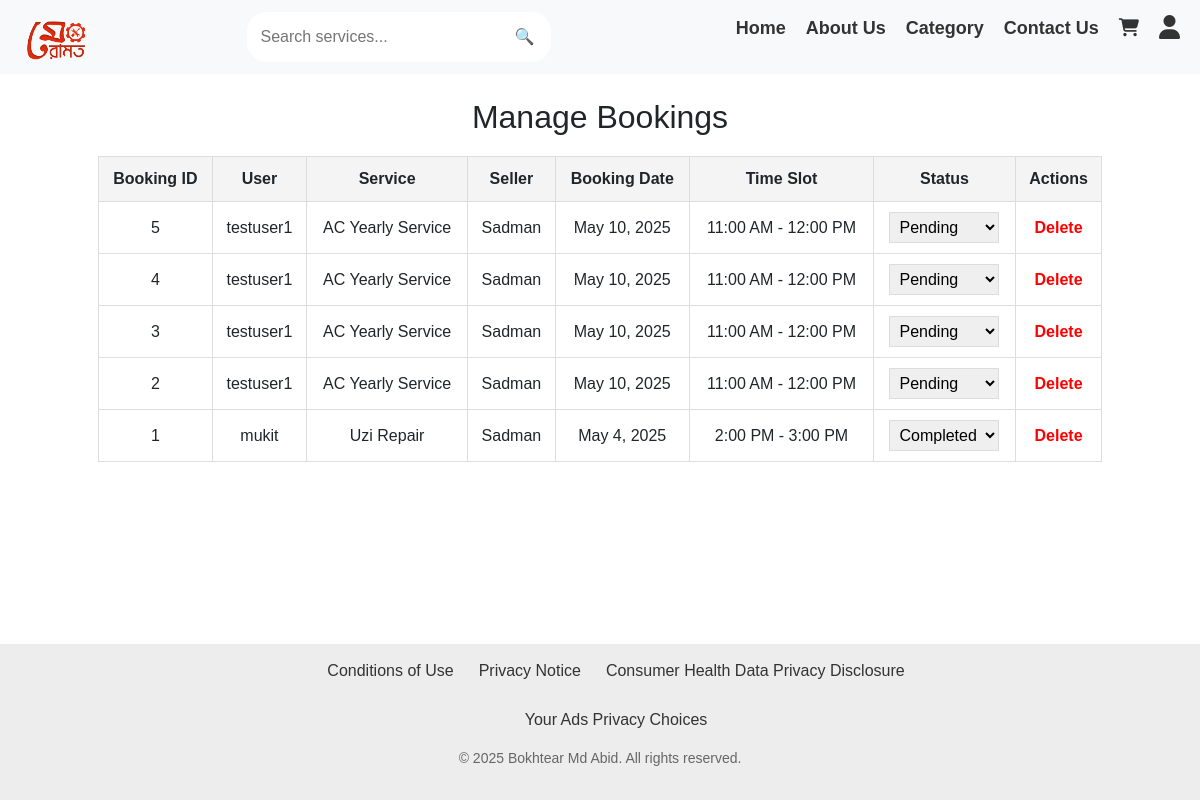
Page /admin-manage-bookings/ (signed in) on the committed database.
### meramotapp/models.py (models this page shows, shortened)
class Booking(models.Model):
    user = models.ForeignKey(settings.AUTH_USER_MODEL, on_delete=models.CASCADE)
    service = models.ForeignKey(Service, on_delete=models.CASCADE)
    date = models.DateField()
    time_slot = models.CharField(max_length=20)  # Example: "10:00 AM - 11:00 AM"
    status = models.CharField(max_length=20, choices=[('Pending', 'Pending'), ('Confirmed', 'Confirmed'), ('Cancelled', 'Cancelled')], default='Pending')
    created_at = models.DateTimeField(auto_now_add=True)

class CustomUser(AbstractUser):
    is_seller = models.BooleanField(default=False)
    is_normal_user = models.BooleanField(default=True)
    mobile_no = models.CharField(max_length=15, unique=True, null=True, blank=True)
    groups = models.ManyToManyField(Group, related_name="customuser_set", blank=True)
    user_permissions = models.ManyToManyField(Permission, related_name="customuser_permissions", blank=True)
    image = models.ImageField(upload_to="sellers/", blank=True, null=True)  # Allow image upload

class Service(models.Model):
    seller = models.ForeignKey(settings.AUTH_USER_MODEL, on_delete=models.CASCADE, limit_choices_to={'is_seller': True})
    category = models.ForeignKey('Category', on_delete=models.CASCADE)
    title = models.CharField(max_length=255)
    description = models.TextField()
    price = models.DecimalField(max_digits=10, decimal_places=2)
    image = models.ImageField(upload_to='service_images', null=True, blank=True)
    location = models.CharField(max_length=255, null=True, blank=True)
    rating = models.FloatField(default=0.0)
    created_at = models.DateTimeField(auto_now_add=True)

### meramotapp/views.py (the view)
# urls.py: path("admin-manage-bookings/", views.admin_manage_booking, name="admin_manage_booking"),
@user_passes_test(is_admin)
def admin_manage_booking(request):
    bookings = Booking.objects.all().order_by('-created_at')
    return render(request, "admin/admin_manage_booking.html", {"bookings": bookings})

### meramotapp/views.py (called while the page is built)
def is_admin(user):
    return user.is_superuser

### templates/admin/admin_manage_booking.html (shortened to what this page needs)
{% extends "base.html" %}
{% load static %}
{% block extra_css %}
<link rel="stylesheet" href="{% static 'css/style_admin_manage_booking.css' %}">
{% endblock %}
{% block content %}
<div class="admin-container">
    <h2>Manage Bookings</h2>
    {% if bookings %}
    <table class="booking-table">
        <tr>
            <th>Booking ID</th>
            <th>User</th>
            <th>Service</th>
            <th>Seller</th>
            <th>Booking Date</th>
            <th>Time Slot</th>
            <th>Status</th>
            <th>Actions</th>
        </tr>
        {% for booking in bookings %}
        <tr>
            <td>{{ booking.id }}</td>
            <td>{{ booking.user.username }}</td>
            <td>{{ booking.service.title }}</td>
            <td>{{ booking.service.seller.username }}</td>
            <td>{{ booking.date }}</td>
            <td>{{ booking.time_slot }}</td>
            <td>
                <form method="POST" action="{% url 'update_booking_status' booking.id %}">
                    <select name="status" onchange="this.form.submit()">
                        <option value="Pending" {% if booking.status == "Pending" %}selected{% endif %}>Pending</option>
                        <option value="Completed" {% if booking.status == "Completed" %}selected{% endif %}>Completed</option>
                    </select>
                </form>
            </td>
            <td>
                <a href="#" class="btn-delete" onclick="confirmDelete({{ booking.id }})">Delete</a>
            </td>
        </tr>
        {% endfor %}
    </table>
    {% else %}
        <p>No bookings available.</p>
    {% endif %}
</div>
{% endblock %}

### static/css/style_admin_manage_booking.css (style rules this page uses)
.admin-container { width: 90%; margin: auto; text-align: center; }
h2 { color: #333; margin-bottom: 20px; }
.booking-table { width: 100%; border-collapse: collapse; margin-top: 20px; }
.booking-table th, .booking-table td { border: 1px solid #ddd; padding: 10px; text-align: center; }
.booking-table th { background-color: #f4f4f4; }
select { padding: 5px; border: 1px solid #ddd; }
.btn-delete { color: red; text-decoration: none; font-weight: bold; }

### templates/navbar.html (style rules this page uses)
* { text-decoration: none; margin: 0; padding: 0; box-sizing: border-box; }

### templates/footer.html (style rules this page uses)
* { margin: 0; padding: 0; text-decoration: none; box-sizing: border-box; }
html, body { height: 100%; display: flex; flex-direction: column; font-family: 'Trebuchet MS', 'Lucida Sans Unicode', 'Lucida Grande', 'Lucida Sans', Arial, sans-serif; }

### rows in the picture
Booking: id "5", user.username "testuser1", service "AC Yearly Service", service.seller.username "Sadman", date "May 10, 2025", time_slot "11:00 AM - 12:00 PM", status "Pending"
Booking: id "4", user.username "testuser1", service "AC Yearly Service", service.seller.username "Sadman", date "May 10, 2025", time_slot "11:00 AM - 12:00 PM", status "Pending"
Booking: id "3", user.username "testuser1", service "AC Yearly Service", service.seller.username "Sadman", date "May 10, 2025", time_slot "11:00 AM - 12:00 PM", status "Pending"
Booking: id "2", user.username "testuser1", service "AC Yearly Service", service.seller.username "Sadman", date "May 10, 2025", time_slot "11:00 AM - 12:00 PM", status "Pending"
Booking: id "1", user.username "mukit", service "Uzi Repair", service.seller.username "Sadman", date "May 4, 2025", time_slot "2:00 PM - 3:00 PM", status "Completed"
